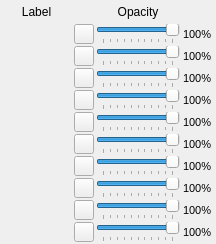
<?xml version="1.0" encoding="UTF-8"?>
<ui version="4.0">
 <class>discreteColorsFrame</class>
 <widget class="QFrame" name="discreteColorsFrame">
  <property name="geometry">
   <rect>
    <x>0</x>
    <y>0</y>
    <width>216</width>
    <height>244</height>
   </rect>
  </property>
  <property name="sizePolicy">
   <sizepolicy hsizetype="Preferred" vsizetype="MinimumExpanding">
    <horstretch>0</horstretch>
    <verstretch>0</verstretch>
   </sizepolicy>
  </property>
  <property name="minimumSize">
   <size>
    <width>0</width>
    <height>0</height>
   </size>
  </property>
  <property name="windowTitle">
   <string>Frame</string>
  </property>
  <layout class="QGridLayout" name="gridLayout" columnstretch="0,0,0,0">
   <property name="leftMargin">
    <number>1</number>
   </property>
   <property name="topMargin">
    <number>2</number>
   </property>
   <property name="rightMargin">
    <number>4</number>
   </property>
   <property name="bottomMargin">
    <number>2</number>
   </property>
   <property name="spacing">
    <number>2</number>
   </property>
   <item row="8" column="1">
    <widget class="QPushButton" name="label_button_7">
     <property name="sizePolicy">
      <sizepolicy hsizetype="Fixed" vsizetype="Fixed">
       <horstretch>0</horstretch>
       <verstretch>0</verstretch>
      </sizepolicy>
     </property>
     <property name="minimumSize">
      <size>
       <width>20</width>
       <height>20</height>
      </size>
     </property>
     <property name="maximumSize">
      <size>
       <width>20</width>
       <height>20</height>
      </size>
     </property>
     <property name="font">
      <font>
       <family>Segoe UI</family>
       <pointsize>9</pointsize>
      </font>
     </property>
     <property name="toolTip">
      <string>Update color...</string>
     </property>
     <property name="text">
      <string/>
     </property>
    </widget>
   </item>
   <item row="6" column="3">
    <widget class="QLabel" name="pct_label_5">
     <property name="sizePolicy">
      <sizepolicy hsizetype="Preferred" vsizetype="Fixed">
       <horstretch>0</horstretch>
       <verstretch>0</verstretch>
      </sizepolicy>
     </property>
     <property name="minimumSize">
      <size>
       <width>0</width>
       <height>20</height>
      </size>
     </property>
     <property name="maximumSize">
      <size>
       <width>16777215</width>
       <height>20</height>
      </size>
     </property>
     <property name="font">
      <font>
       <family>Segoe UI</family>
       <pointsize>8</pointsize>
      </font>
     </property>
     <property name="text">
      <string>100%</string>
     </property>
     <property name="indent">
      <number>1</number>
     </property>
    </widget>
   </item>
   <item row="3" column="2">
    <widget class="QSlider" name="alpha_slider_2">
     <property name="sizePolicy">
      <sizepolicy hsizetype="Preferred" vsizetype="Fixed">
       <horstretch>0</horstretch>
       <verstretch>0</verstretch>
      </sizepolicy>
     </property>
     <property name="minimumSize">
      <size>
       <width>80</width>
       <height>20</height>
      </size>
     </property>
     <property name="maximumSize">
      <size>
       <width>16777215</width>
       <height>20</height>
      </size>
     </property>
     <property name="maximum">
      <number>100</number>
     </property>
     <property name="value">
      <number>100</number>
     </property>
     <property name="orientation">
      <enum>Qt::Horizontal</enum>
     </property>
     <property name="tickPosition">
      <enum>QSlider::TicksBelow</enum>
     </property>
     <property name="tickInterval">
      <number>10</number>
     </property>
    </widget>
   </item>
   <item row="0" column="2">
    <widget class="QLabel" name="opacity_label">
     <property name="sizePolicy">
      <sizepolicy hsizetype="Preferred" vsizetype="Fixed">
       <horstretch>0</horstretch>
       <verstretch>0</verstretch>
      </sizepolicy>
     </property>
     <property name="minimumSize">
      <size>
       <width>0</width>
       <height>20</height>
      </size>
     </property>
     <property name="maximumSize">
      <size>
       <width>16777215</width>
       <height>20</height>
      </size>
     </property>
     <property name="font">
      <font>
       <family>Segoe UI</family>
       <pointsize>9</pointsize>
      </font>
     </property>
     <property name="text">
      <string>Opacity</string>
     </property>
     <property name="alignment">
      <set>Qt::AlignCenter</set>
     </property>
    </widget>
   </item>
   <item row="1" column="2">
    <widget class="QSlider" name="alpha_slider_0">
     <property name="sizePolicy">
      <sizepolicy hsizetype="Preferred" vsizetype="Fixed">
       <horstretch>0</horstretch>
       <verstretch>0</verstretch>
      </sizepolicy>
     </property>
     <property name="minimumSize">
      <size>
       <width>80</width>
       <height>20</height>
      </size>
     </property>
     <property name="maximumSize">
      <size>
       <width>16777215</width>
       <height>20</height>
      </size>
     </property>
     <property name="maximum">
      <number>100</number>
     </property>
     <property name="value">
      <number>100</number>
     </property>
     <property name="orientation">
      <enum>Qt::Horizontal</enum>
     </property>
     <property name="tickPosition">
      <enum>QSlider::TicksBelow</enum>
     </property>
     <property name="tickInterval">
      <number>10</number>
     </property>
    </widget>
   </item>
   <item row="9" column="3">
    <widget class="QLabel" name="pct_label_8">
     <property name="sizePolicy">
      <sizepolicy hsizetype="Preferred" vsizetype="Fixed">
       <horstretch>0</horstretch>
       <verstretch>0</verstretch>
      </sizepolicy>
     </property>
     <property name="minimumSize">
      <size>
       <width>0</width>
       <height>20</height>
      </size>
     </property>
     <property name="maximumSize">
      <size>
       <width>16777215</width>
       <height>20</height>
      </size>
     </property>
     <property name="font">
      <font>
       <family>Segoe UI</family>
       <pointsize>8</pointsize>
      </font>
     </property>
     <property name="text">
      <string>100%</string>
     </property>
     <property name="indent">
      <number>1</number>
     </property>
    </widget>
   </item>
   <item row="1" column="3">
    <widget class="QLabel" name="pct_label_0">
     <property name="sizePolicy">
      <sizepolicy hsizetype="Preferred" vsizetype="Fixed">
       <horstretch>0</horstretch>
       <verstretch>0</verstretch>
      </sizepolicy>
     </property>
     <property name="minimumSize">
      <size>
       <width>0</width>
       <height>20</height>
      </size>
     </property>
     <property name="maximumSize">
      <size>
       <width>16777215</width>
       <height>20</height>
      </size>
     </property>
     <property name="font">
      <font>
       <family>Segoe UI</family>
       <pointsize>8</pointsize>
      </font>
     </property>
     <property name="text">
      <string>100%</string>
     </property>
     <property name="indent">
      <number>1</number>
     </property>
    </widget>
   </item>
   <item row="4" column="3">
    <widget class="QLabel" name="pct_label_3">
     <property name="sizePolicy">
      <sizepolicy hsizetype="Preferred" vsizetype="Fixed">
       <horstretch>0</horstretch>
       <verstretch>0</verstretch>
      </sizepolicy>
     </property>
     <property name="minimumSize">
      <size>
       <width>0</width>
       <height>20</height>
      </size>
     </property>
     <property name="maximumSize">
      <size>
       <width>16777215</width>
       <height>20</height>
      </size>
     </property>
     <property name="font">
      <font>
       <family>Segoe UI</family>
       <pointsize>8</pointsize>
      </font>
     </property>
     <property name="text">
      <string>100%</string>
     </property>
     <property name="indent">
      <number>1</number>
     </property>
    </widget>
   </item>
   <item row="9" column="0">
    <widget class="QLabel" name="label_label_8">
     <property name="sizePolicy">
      <sizepolicy hsizetype="Preferred" vsizetype="Fixed">
       <horstretch>0</horstretch>
       <verstretch>0</verstretch>
      </sizepolicy>
     </property>
     <property name="minimumSize">
      <size>
       <width>40</width>
       <height>20</height>
      </size>
     </property>
     <property name="maximumSize">
      <size>
       <width>16777215</width>
       <height>20</height>
      </size>
     </property>
     <property name="font">
      <font>
       <family>Segoe UI</family>
       <pointsize>8</pointsize>
      </font>
     </property>
     <property name="text">
      <string/>
     </property>
     <property name="alignment">
      <set>Qt::AlignCenter</set>
     </property>
    </widget>
   </item>
   <item row="0" column="0">
    <widget class="QLabel" name="label_header_label">
     <property name="sizePolicy">
      <sizepolicy hsizetype="MinimumExpanding" vsizetype="Fixed">
       <horstretch>0</horstretch>
       <verstretch>0</verstretch>
      </sizepolicy>
     </property>
     <property name="minimumSize">
      <size>
       <width>60</width>
       <height>20</height>
      </size>
     </property>
     <property name="maximumSize">
      <size>
       <width>16777215</width>
       <height>20</height>
      </size>
     </property>
     <property name="font">
      <font>
       <family>Segoe UI</family>
       <pointsize>9</pointsize>
      </font>
     </property>
     <property name="text">
      <string>Label</string>
     </property>
     <property name="alignment">
      <set>Qt::AlignCenter</set>
     </property>
    </widget>
   </item>
   <item row="4" column="1">
    <widget class="QPushButton" name="label_button_3">
     <property name="sizePolicy">
      <sizepolicy hsizetype="Fixed" vsizetype="Fixed">
       <horstretch>0</horstretch>
       <verstretch>0</verstretch>
      </sizepolicy>
     </property>
     <property name="minimumSize">
      <size>
       <width>20</width>
       <height>20</height>
      </size>
     </property>
     <property name="maximumSize">
      <size>
       <width>20</width>
       <height>20</height>
      </size>
     </property>
     <property name="font">
      <font>
       <family>Segoe UI</family>
       <pointsize>9</pointsize>
      </font>
     </property>
     <property name="toolTip">
      <string>Update color...</string>
     </property>
     <property name="text">
      <string/>
     </property>
    </widget>
   </item>
   <item row="9" column="2">
    <widget class="QSlider" name="alpha_slider_8">
     <property name="sizePolicy">
      <sizepolicy hsizetype="Preferred" vsizetype="Fixed">
       <horstretch>0</horstretch>
       <verstretch>0</verstretch>
      </sizepolicy>
     </property>
     <property name="minimumSize">
      <size>
       <width>80</width>
       <height>20</height>
      </size>
     </property>
     <property name="maximumSize">
      <size>
       <width>16777215</width>
       <height>20</height>
      </size>
     </property>
     <property name="maximum">
      <number>100</number>
     </property>
     <property name="value">
      <number>100</number>
     </property>
     <property name="orientation">
      <enum>Qt::Horizontal</enum>
     </property>
     <property name="tickPosition">
      <enum>QSlider::TicksBelow</enum>
     </property>
     <property name="tickInterval">
      <number>10</number>
     </property>
    </widget>
   </item>
   <item row="1" column="1">
    <widget class="QPushButton" name="label_button_0">
     <property name="sizePolicy">
      <sizepolicy hsizetype="Fixed" vsizetype="Fixed">
       <horstretch>0</horstretch>
       <verstretch>0</verstretch>
      </sizepolicy>
     </property>
     <property name="minimumSize">
      <size>
       <width>20</width>
       <height>20</height>
      </size>
     </property>
     <property name="maximumSize">
      <size>
       <width>20</width>
       <height>20</height>
      </size>
     </property>
     <property name="font">
      <font>
       <family>Segoe UI</family>
       <pointsize>9</pointsize>
      </font>
     </property>
     <property name="toolTip">
      <string>Update color...</string>
     </property>
     <property name="text">
      <string/>
     </property>
    </widget>
   </item>
   <item row="2" column="2">
    <widget class="QSlider" name="alpha_slider_1">
     <property name="sizePolicy">
      <sizepolicy hsizetype="Preferred" vsizetype="Fixed">
       <horstretch>0</horstretch>
       <verstretch>0</verstretch>
      </sizepolicy>
     </property>
     <property name="minimumSize">
      <size>
       <width>80</width>
       <height>20</height>
      </size>
     </property>
     <property name="maximumSize">
      <size>
       <width>16777215</width>
       <height>20</height>
      </size>
     </property>
     <property name="maximum">
      <number>100</number>
     </property>
     <property name="value">
      <number>100</number>
     </property>
     <property name="orientation">
      <enum>Qt::Horizontal</enum>
     </property>
     <property name="tickPosition">
      <enum>QSlider::TicksBelow</enum>
     </property>
     <property name="tickInterval">
      <number>10</number>
     </property>
    </widget>
   </item>
   <item row="8" column="0">
    <widget class="QLabel" name="label_label_7">
     <property name="sizePolicy">
      <sizepolicy hsizetype="Preferred" vsizetype="Fixed">
       <horstretch>0</horstretch>
       <verstretch>0</verstretch>
      </sizepolicy>
     </property>
     <property name="minimumSize">
      <size>
       <width>40</width>
       <height>20</height>
      </size>
     </property>
     <property name="maximumSize">
      <size>
       <width>16777215</width>
       <height>20</height>
      </size>
     </property>
     <property name="font">
      <font>
       <family>Segoe UI</family>
       <pointsize>8</pointsize>
      </font>
     </property>
     <property name="text">
      <string/>
     </property>
     <property name="alignment">
      <set>Qt::AlignCenter</set>
     </property>
    </widget>
   </item>
   <item row="3" column="1">
    <widget class="QPushButton" name="label_button_2">
     <property name="sizePolicy">
      <sizepolicy hsizetype="Fixed" vsizetype="Fixed">
       <horstretch>0</horstretch>
       <verstretch>0</verstretch>
      </sizepolicy>
     </property>
     <property name="minimumSize">
      <size>
       <width>20</width>
       <height>20</height>
      </size>
     </property>
     <property name="maximumSize">
      <size>
       <width>20</width>
       <height>20</height>
      </size>
     </property>
     <property name="font">
      <font>
       <family>Segoe UI</family>
       <pointsize>9</pointsize>
      </font>
     </property>
     <property name="toolTip">
      <string>Update color...</string>
     </property>
     <property name="text">
      <string/>
     </property>
    </widget>
   </item>
   <item row="10" column="3">
    <widget class="QLabel" name="pct_label_9">
     <property name="sizePolicy">
      <sizepolicy hsizetype="Preferred" vsizetype="Fixed">
       <horstretch>0</horstretch>
       <verstretch>0</verstretch>
      </sizepolicy>
     </property>
     <property name="minimumSize">
      <size>
       <width>0</width>
       <height>20</height>
      </size>
     </property>
     <property name="maximumSize">
      <size>
       <width>16777215</width>
       <height>20</height>
      </size>
     </property>
     <property name="font">
      <font>
       <family>Segoe UI</family>
       <pointsize>8</pointsize>
      </font>
     </property>
     <property name="text">
      <string>100%</string>
     </property>
     <property name="indent">
      <number>1</number>
     </property>
    </widget>
   </item>
   <item row="5" column="0">
    <widget class="QLabel" name="label_label_4">
     <property name="sizePolicy">
      <sizepolicy hsizetype="Preferred" vsizetype="Fixed">
       <horstretch>0</horstretch>
       <verstretch>0</verstretch>
      </sizepolicy>
     </property>
     <property name="minimumSize">
      <size>
       <width>40</width>
       <height>20</height>
      </size>
     </property>
     <property name="maximumSize">
      <size>
       <width>16777215</width>
       <height>20</height>
      </size>
     </property>
     <property name="font">
      <font>
       <family>Segoe UI</family>
       <pointsize>8</pointsize>
      </font>
     </property>
     <property name="text">
      <string/>
     </property>
     <property name="alignment">
      <set>Qt::AlignCenter</set>
     </property>
    </widget>
   </item>
   <item row="3" column="3">
    <widget class="QLabel" name="pct_label_2">
     <property name="sizePolicy">
      <sizepolicy hsizetype="Preferred" vsizetype="Fixed">
       <horstretch>0</horstretch>
       <verstretch>0</verstretch>
      </sizepolicy>
     </property>
     <property name="minimumSize">
      <size>
       <width>0</width>
       <height>20</height>
      </size>
     </property>
     <property name="maximumSize">
      <size>
       <width>16777215</width>
       <height>20</height>
      </size>
     </property>
     <property name="font">
      <font>
       <family>Segoe UI</family>
       <pointsize>8</pointsize>
      </font>
     </property>
     <property name="text">
      <string>100%</string>
     </property>
     <property name="indent">
      <number>1</number>
     </property>
    </widget>
   </item>
   <item row="4" column="2">
    <widget class="QSlider" name="alpha_slider_3">
     <property name="sizePolicy">
      <sizepolicy hsizetype="Preferred" vsizetype="Fixed">
       <horstretch>0</horstretch>
       <verstretch>0</verstretch>
      </sizepolicy>
     </property>
     <property name="minimumSize">
      <size>
       <width>80</width>
       <height>20</height>
      </size>
     </property>
     <property name="maximumSize">
      <size>
       <width>16777215</width>
       <height>20</height>
      </size>
     </property>
     <property name="maximum">
      <number>100</number>
     </property>
     <property name="value">
      <number>100</number>
     </property>
     <property name="orientation">
      <enum>Qt::Horizontal</enum>
     </property>
     <property name="tickPosition">
      <enum>QSlider::TicksBelow</enum>
     </property>
     <property name="tickInterval">
      <number>10</number>
     </property>
    </widget>
   </item>
   <item row="8" column="3">
    <widget class="QLabel" name="pct_label_7">
     <property name="sizePolicy">
      <sizepolicy hsizetype="Preferred" vsizetype="Fixed">
       <horstretch>0</horstretch>
       <verstretch>0</verstretch>
      </sizepolicy>
     </property>
     <property name="minimumSize">
      <size>
       <width>0</width>
       <height>20</height>
      </size>
     </property>
     <property name="maximumSize">
      <size>
       <width>16777215</width>
       <height>20</height>
      </size>
     </property>
     <property name="font">
      <font>
       <family>Segoe UI</family>
       <pointsize>8</pointsize>
      </font>
     </property>
     <property name="text">
      <string>100%</string>
     </property>
     <property name="indent">
      <number>1</number>
     </property>
    </widget>
   </item>
   <item row="8" column="2">
    <widget class="QSlider" name="alpha_slider_7">
     <property name="sizePolicy">
      <sizepolicy hsizetype="Preferred" vsizetype="Fixed">
       <horstretch>0</horstretch>
       <verstretch>0</verstretch>
      </sizepolicy>
     </property>
     <property name="minimumSize">
      <size>
       <width>80</width>
       <height>20</height>
      </size>
     </property>
     <property name="maximumSize">
      <size>
       <width>16777215</width>
       <height>20</height>
      </size>
     </property>
     <property name="maximum">
      <number>100</number>
     </property>
     <property name="value">
      <number>100</number>
     </property>
     <property name="orientation">
      <enum>Qt::Horizontal</enum>
     </property>
     <property name="tickPosition">
      <enum>QSlider::TicksBelow</enum>
     </property>
     <property name="tickInterval">
      <number>10</number>
     </property>
    </widget>
   </item>
   <item row="7" column="3">
    <widget class="QLabel" name="pct_label_6">
     <property name="sizePolicy">
      <sizepolicy hsizetype="Preferred" vsizetype="Fixed">
       <horstretch>0</horstretch>
       <verstretch>0</verstretch>
      </sizepolicy>
     </property>
     <property name="minimumSize">
      <size>
       <width>0</width>
       <height>20</height>
      </size>
     </property>
     <property name="maximumSize">
      <size>
       <width>16777215</width>
       <height>20</height>
      </size>
     </property>
     <property name="font">
      <font>
       <family>Segoe UI</family>
       <pointsize>8</pointsize>
      </font>
     </property>
     <property name="text">
      <string>100%</string>
     </property>
     <property name="indent">
      <number>1</number>
     </property>
    </widget>
   </item>
   <item row="6" column="1">
    <widget class="QPushButton" name="label_button_5">
     <property name="sizePolicy">
      <sizepolicy hsizetype="Fixed" vsizetype="Fixed">
       <horstretch>0</horstretch>
       <verstretch>0</verstretch>
      </sizepolicy>
     </property>
     <property name="minimumSize">
      <size>
       <width>20</width>
       <height>20</height>
      </size>
     </property>
     <property name="maximumSize">
      <size>
       <width>20</width>
       <height>20</height>
      </size>
     </property>
     <property name="font">
      <font>
       <family>Segoe UI</family>
       <pointsize>9</pointsize>
      </font>
     </property>
     <property name="toolTip">
      <string>Update color...</string>
     </property>
     <property name="text">
      <string/>
     </property>
    </widget>
   </item>
   <item row="5" column="1">
    <widget class="QPushButton" name="label_button_4">
     <property name="sizePolicy">
      <sizepolicy hsizetype="Fixed" vsizetype="Fixed">
       <horstretch>0</horstretch>
       <verstretch>0</verstretch>
      </sizepolicy>
     </property>
     <property name="minimumSize">
      <size>
       <width>20</width>
       <height>20</height>
      </size>
     </property>
     <property name="maximumSize">
      <size>
       <width>20</width>
       <height>20</height>
      </size>
     </property>
     <property name="font">
      <font>
       <family>Segoe UI</family>
       <pointsize>9</pointsize>
      </font>
     </property>
     <property name="toolTip">
      <string>Update color...</string>
     </property>
     <property name="text">
      <string/>
     </property>
    </widget>
   </item>
   <item row="2" column="3">
    <widget class="QLabel" name="pct_label_1">
     <property name="sizePolicy">
      <sizepolicy hsizetype="Preferred" vsizetype="Fixed">
       <horstretch>0</horstretch>
       <verstretch>0</verstretch>
      </sizepolicy>
     </property>
     <property name="minimumSize">
      <size>
       <width>0</width>
       <height>20</height>
      </size>
     </property>
     <property name="maximumSize">
      <size>
       <width>16777215</width>
       <height>20</height>
      </size>
     </property>
     <property name="font">
      <font>
       <family>Segoe UI</family>
       <pointsize>8</pointsize>
      </font>
     </property>
     <property name="text">
      <string>100%</string>
     </property>
     <property name="indent">
      <number>1</number>
     </property>
    </widget>
   </item>
   <item row="4" column="0">
    <widget class="QLabel" name="label_label_3">
     <property name="sizePolicy">
      <sizepolicy hsizetype="Preferred" vsizetype="Fixed">
       <horstretch>0</horstretch>
       <verstretch>0</verstretch>
      </sizepolicy>
     </property>
     <property name="minimumSize">
      <size>
       <width>40</width>
       <height>20</height>
      </size>
     </property>
     <property name="maximumSize">
      <size>
       <width>16777215</width>
       <height>20</height>
      </size>
     </property>
     <property name="font">
      <font>
       <family>Segoe UI</family>
       <pointsize>8</pointsize>
      </font>
     </property>
     <property name="text">
      <string/>
     </property>
     <property name="alignment">
      <set>Qt::AlignCenter</set>
     </property>
    </widget>
   </item>
   <item row="3" column="0">
    <widget class="QLabel" name="label_label_2">
     <property name="sizePolicy">
      <sizepolicy hsizetype="Preferred" vsizetype="Fixed">
       <horstretch>0</horstretch>
       <verstretch>0</verstretch>
      </sizepolicy>
     </property>
     <property name="minimumSize">
      <size>
       <width>40</width>
       <height>20</height>
      </size>
     </property>
     <property name="maximumSize">
      <size>
       <width>16777215</width>
       <height>20</height>
      </size>
     </property>
     <property name="font">
      <font>
       <family>Segoe UI</family>
       <pointsize>8</pointsize>
      </font>
     </property>
     <property name="text">
      <string/>
     </property>
     <property name="alignment">
      <set>Qt::AlignCenter</set>
     </property>
    </widget>
   </item>
   <item row="6" column="2">
    <widget class="QSlider" name="alpha_slider_5">
     <property name="sizePolicy">
      <sizepolicy hsizetype="Preferred" vsizetype="Fixed">
       <horstretch>0</horstretch>
       <verstretch>0</verstretch>
      </sizepolicy>
     </property>
     <property name="minimumSize">
      <size>
       <width>80</width>
       <height>20</height>
      </size>
     </property>
     <property name="maximumSize">
      <size>
       <width>16777215</width>
       <height>20</height>
      </size>
     </property>
     <property name="maximum">
      <number>100</number>
     </property>
     <property name="value">
      <number>100</number>
     </property>
     <property name="orientation">
      <enum>Qt::Horizontal</enum>
     </property>
     <property name="tickPosition">
      <enum>QSlider::TicksBelow</enum>
     </property>
     <property name="tickInterval">
      <number>10</number>
     </property>
    </widget>
   </item>
   <item row="9" column="1">
    <widget class="QPushButton" name="label_button_8">
     <property name="sizePolicy">
      <sizepolicy hsizetype="Fixed" vsizetype="Fixed">
       <horstretch>0</horstretch>
       <verstretch>0</verstretch>
      </sizepolicy>
     </property>
     <property name="minimumSize">
      <size>
       <width>20</width>
       <height>20</height>
      </size>
     </property>
     <property name="maximumSize">
      <size>
       <width>20</width>
       <height>20</height>
      </size>
     </property>
     <property name="font">
      <font>
       <family>Segoe UI</family>
       <pointsize>9</pointsize>
      </font>
     </property>
     <property name="toolTip">
      <string>Update color...</string>
     </property>
     <property name="text">
      <string/>
     </property>
    </widget>
   </item>
   <item row="2" column="0">
    <widget class="QLabel" name="label_label_1">
     <property name="sizePolicy">
      <sizepolicy hsizetype="Preferred" vsizetype="Fixed">
       <horstretch>0</horstretch>
       <verstretch>0</verstretch>
      </sizepolicy>
     </property>
     <property name="minimumSize">
      <size>
       <width>40</width>
       <height>20</height>
      </size>
     </property>
     <property name="maximumSize">
      <size>
       <width>16777215</width>
       <height>20</height>
      </size>
     </property>
     <property name="font">
      <font>
       <family>Segoe UI</family>
       <pointsize>8</pointsize>
      </font>
     </property>
     <property name="text">
      <string/>
     </property>
     <property name="alignment">
      <set>Qt::AlignCenter</set>
     </property>
    </widget>
   </item>
   <item row="1" column="0">
    <widget class="QLabel" name="label_label_0">
     <property name="sizePolicy">
      <sizepolicy hsizetype="Preferred" vsizetype="Fixed">
       <horstretch>0</horstretch>
       <verstretch>0</verstretch>
      </sizepolicy>
     </property>
     <property name="minimumSize">
      <size>
       <width>40</width>
       <height>20</height>
      </size>
     </property>
     <property name="maximumSize">
      <size>
       <width>16777215</width>
       <height>20</height>
      </size>
     </property>
     <property name="font">
      <font>
       <family>Segoe UI</family>
       <pointsize>8</pointsize>
      </font>
     </property>
     <property name="text">
      <string/>
     </property>
     <property name="alignment">
      <set>Qt::AlignCenter</set>
     </property>
    </widget>
   </item>
   <item row="7" column="1">
    <widget class="QPushButton" name="label_button_6">
     <property name="sizePolicy">
      <sizepolicy hsizetype="Fixed" vsizetype="Fixed">
       <horstretch>0</horstretch>
       <verstretch>0</verstretch>
      </sizepolicy>
     </property>
     <property name="minimumSize">
      <size>
       <width>20</width>
       <height>20</height>
      </size>
     </property>
     <property name="maximumSize">
      <size>
       <width>20</width>
       <height>20</height>
      </size>
     </property>
     <property name="font">
      <font>
       <family>Segoe UI</family>
       <pointsize>9</pointsize>
      </font>
     </property>
     <property name="toolTip">
      <string>Update color...</string>
     </property>
     <property name="text">
      <string/>
     </property>
    </widget>
   </item>
   <item row="5" column="2">
    <widget class="QSlider" name="alpha_slider_4">
     <property name="sizePolicy">
      <sizepolicy hsizetype="Preferred" vsizetype="Fixed">
       <horstretch>0</horstretch>
       <verstretch>0</verstretch>
      </sizepolicy>
     </property>
     <property name="minimumSize">
      <size>
       <width>80</width>
       <height>20</height>
      </size>
     </property>
     <property name="maximumSize">
      <size>
       <width>16777215</width>
       <height>20</height>
      </size>
     </property>
     <property name="maximum">
      <number>100</number>
     </property>
     <property name="value">
      <number>100</number>
     </property>
     <property name="orientation">
      <enum>Qt::Horizontal</enum>
     </property>
     <property name="tickPosition">
      <enum>QSlider::TicksBelow</enum>
     </property>
     <property name="tickInterval">
      <number>10</number>
     </property>
    </widget>
   </item>
   <item row="10" column="0">
    <widget class="QLabel" name="label_label_9">
     <property name="sizePolicy">
      <sizepolicy hsizetype="Preferred" vsizetype="Fixed">
       <horstretch>0</horstretch>
       <verstretch>0</verstretch>
      </sizepolicy>
     </property>
     <property name="minimumSize">
      <size>
       <width>40</width>
       <height>20</height>
      </size>
     </property>
     <property name="maximumSize">
      <size>
       <width>16777215</width>
       <height>20</height>
      </size>
     </property>
     <property name="font">
      <font>
       <family>Segoe UI</family>
       <pointsize>8</pointsize>
      </font>
     </property>
     <property name="text">
      <string/>
     </property>
     <property name="alignment">
      <set>Qt::AlignCenter</set>
     </property>
    </widget>
   </item>
   <item row="7" column="2">
    <widget class="QSlider" name="alpha_slider_6">
     <property name="sizePolicy">
      <sizepolicy hsizetype="Preferred" vsizetype="Fixed">
       <horstretch>0</horstretch>
       <verstretch>0</verstretch>
      </sizepolicy>
     </property>
     <property name="minimumSize">
      <size>
       <width>80</width>
       <height>20</height>
      </size>
     </property>
     <property name="maximumSize">
      <size>
       <width>16777215</width>
       <height>20</height>
      </size>
     </property>
     <property name="maximum">
      <number>100</number>
     </property>
     <property name="value">
      <number>100</number>
     </property>
     <property name="orientation">
      <enum>Qt::Horizontal</enum>
     </property>
     <property name="tickPosition">
      <enum>QSlider::TicksBelow</enum>
     </property>
     <property name="tickInterval">
      <number>10</number>
     </property>
    </widget>
   </item>
   <item row="5" column="3">
    <widget class="QLabel" name="pct_label_4">
     <property name="sizePolicy">
      <sizepolicy hsizetype="Preferred" vsizetype="Fixed">
       <horstretch>0</horstretch>
       <verstretch>0</verstretch>
      </sizepolicy>
     </property>
     <property name="minimumSize">
      <size>
       <width>0</width>
       <height>20</height>
      </size>
     </property>
     <property name="maximumSize">
      <size>
       <width>16777215</width>
       <height>20</height>
      </size>
     </property>
     <property name="font">
      <font>
       <family>Segoe UI</family>
       <pointsize>8</pointsize>
      </font>
     </property>
     <property name="text">
      <string>100%</string>
     </property>
     <property name="indent">
      <number>1</number>
     </property>
    </widget>
   </item>
   <item row="2" column="1">
    <widget class="QPushButton" name="label_button_1">
     <property name="sizePolicy">
      <sizepolicy hsizetype="Fixed" vsizetype="Fixed">
       <horstretch>0</horstretch>
       <verstretch>0</verstretch>
      </sizepolicy>
     </property>
     <property name="minimumSize">
      <size>
       <width>20</width>
       <height>20</height>
      </size>
     </property>
     <property name="maximumSize">
      <size>
       <width>20</width>
       <height>20</height>
      </size>
     </property>
     <property name="font">
      <font>
       <family>Segoe UI</family>
       <pointsize>9</pointsize>
      </font>
     </property>
     <property name="toolTip">
      <string>Update color...</string>
     </property>
     <property name="text">
      <string/>
     </property>
    </widget>
   </item>
   <item row="10" column="1">
    <widget class="QPushButton" name="label_button_9">
     <property name="sizePolicy">
      <sizepolicy hsizetype="Fixed" vsizetype="Fixed">
       <horstretch>0</horstretch>
       <verstretch>0</verstretch>
      </sizepolicy>
     </property>
     <property name="minimumSize">
      <size>
       <width>20</width>
       <height>20</height>
      </size>
     </property>
     <property name="maximumSize">
      <size>
       <width>20</width>
       <height>20</height>
      </size>
     </property>
     <property name="font">
      <font>
       <family>Segoe UI</family>
       <pointsize>9</pointsize>
      </font>
     </property>
     <property name="toolTip">
      <string>Update color...</string>
     </property>
     <property name="text">
      <string/>
     </property>
    </widget>
   </item>
   <item row="10" column="2">
    <widget class="QSlider" name="alpha_slider_9">
     <property name="sizePolicy">
      <sizepolicy hsizetype="Preferred" vsizetype="Fixed">
       <horstretch>0</horstretch>
       <verstretch>0</verstretch>
      </sizepolicy>
     </property>
     <property name="minimumSize">
      <size>
       <width>80</width>
       <height>20</height>
      </size>
     </property>
     <property name="maximumSize">
      <size>
       <width>16777215</width>
       <height>20</height>
      </size>
     </property>
     <property name="maximum">
      <number>100</number>
     </property>
     <property name="value">
      <number>100</number>
     </property>
     <property name="orientation">
      <enum>Qt::Horizontal</enum>
     </property>
     <property name="tickPosition">
      <enum>QSlider::TicksBelow</enum>
     </property>
     <property name="tickInterval">
      <number>10</number>
     </property>
    </widget>
   </item>
   <item row="6" column="0">
    <widget class="QLabel" name="label_label_5">
     <property name="sizePolicy">
      <sizepolicy hsizetype="Preferred" vsizetype="Fixed">
       <horstretch>0</horstretch>
       <verstretch>0</verstretch>
      </sizepolicy>
     </property>
     <property name="minimumSize">
      <size>
       <width>40</width>
       <height>20</height>
      </size>
     </property>
     <property name="maximumSize">
      <size>
       <width>16777215</width>
       <height>20</height>
      </size>
     </property>
     <property name="font">
      <font>
       <family>Segoe UI</family>
       <pointsize>8</pointsize>
      </font>
     </property>
     <property name="text">
      <string/>
     </property>
     <property name="alignment">
      <set>Qt::AlignCenter</set>
     </property>
    </widget>
   </item>
   <item row="7" column="0">
    <widget class="QLabel" name="label_label_6">
     <property name="sizePolicy">
      <sizepolicy hsizetype="Preferred" vsizetype="Fixed">
       <horstretch>0</horstretch>
       <verstretch>0</verstretch>
      </sizepolicy>
     </property>
     <property name="minimumSize">
      <size>
       <width>40</width>
       <height>20</height>
      </size>
     </property>
     <property name="maximumSize">
      <size>
       <width>16777215</width>
       <height>20</height>
      </size>
     </property>
     <property name="font">
      <font>
       <family>Segoe UI</family>
       <pointsize>8</pointsize>
      </font>
     </property>
     <property name="text">
      <string/>
     </property>
     <property name="alignment">
      <set>Qt::AlignCenter</set>
     </property>
    </widget>
   </item>
  </layout>
 </widget>
 <resources/>
 <connections/>
</ui>
